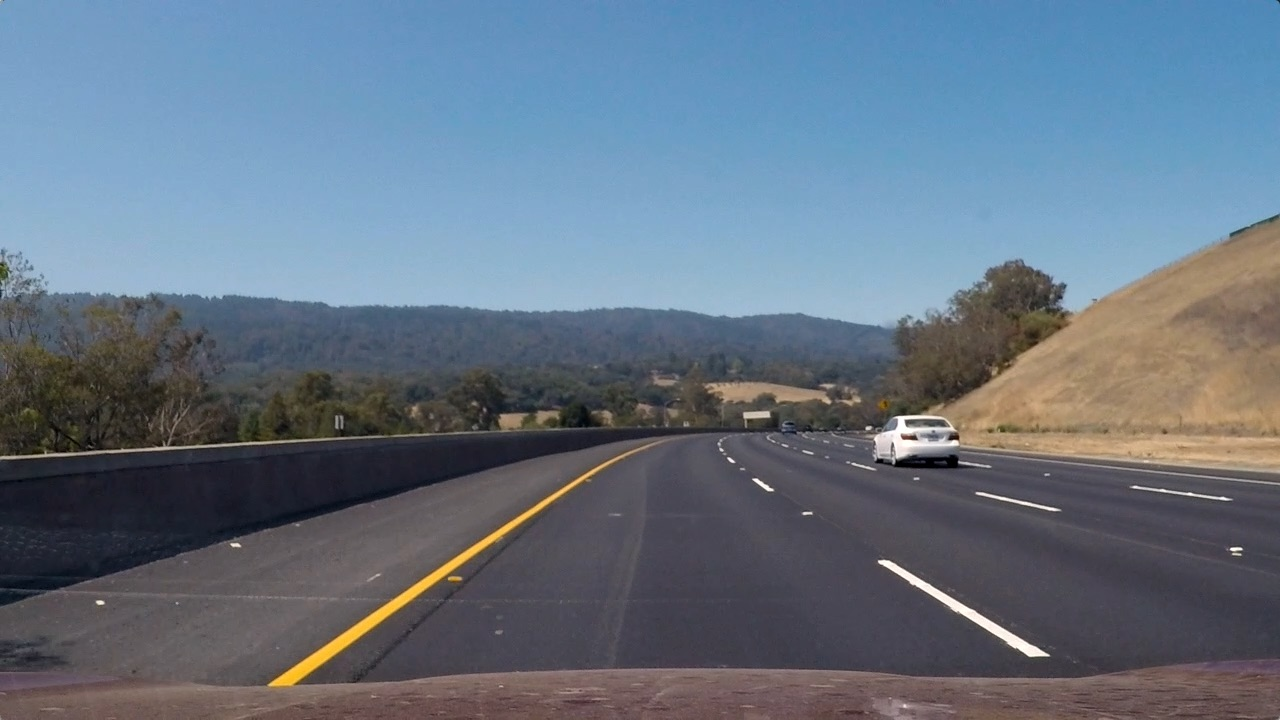
#> input picture test_images/test3.jpg, 1280 x 720 px; the run also reads 1 picture not shown here
$ jupyter execute --allow-errors Vehicle-Detection.ipynb   (shell and % lines are left out)   (older library calls are emulated)
#> lines starting #> are read from the running program, lines starting #| are printed output that depends on the picture
# 1. Imports

[cell 1]
import matplotlib.image as mpimg
import matplotlib.pyplot as plt
import numpy as np
import cv2
from skimage.feature import hog
from scipy.ndimage.measurements import label
import glob
from moviepy.editor import VideoFileClip
from functools import reduce
import time
from sklearn.svm import LinearSVC
from sklearn.preprocessing import StandardScaler
from sklearn.cross_validation import train_test_split
from PIL import Image
print("done")

[cell 2]
# [19 lines of commented-out code are left out]

cars = glob.glob('./carjpg/**/*.jpg', recursive=True)
notcars = glob.glob('./notcarsjpg/**/*.jpg', recursive=True)

[cell 3]
# [14 lines left out: function get_hog_features, not called in this run]

[cell 4]
def extract_features(imgs, color_space='RGB',orient=9,
                        pix_per_cell=8, cell_per_block=2, hog_channel=0):
    # Create a list to append feature vectors to
    features = []
    # Iterate through the list of images
    for file in imgs:
        file_features = []
        # Read in each one by one
        image = mpimg.imread(file)
        # apply color conversion if other than 'RGB'
        if color_space != 'RGB':
            if color_space == 'HSV':
                feature_image = cv2.cvtColor(image, cv2.COLOR_RGB2HSV)
            elif color_space == 'LUV':
                feature_image = cv2.cvtColor(image, cv2.COLOR_RGB2LUV)
            elif color_space == 'HLS':
                feature_image = cv2.cvtColor(image, cv2.COLOR_RGB2HLS)
            elif color_space == 'YUV':
                feature_image = cv2.cvtColor(image, cv2.COLOR_RGB2YUV)
            elif color_space == 'YCrCb':
                feature_image = cv2.cvtColor(image, cv2.COLOR_RGB2YCrCb)
        else: feature_image = np.copy(image)

        if hog_feat == True:
        # Call get_hog_features() with vis=False, feature_vec=True
            if hog_channel == 'ALL':
                hog_features = []
                for channel in range(feature_image.shape[2]):
                    hog_features.append(get_hog_features(feature_image[:,:,channel],
                                        orient, pix_per_cell, cell_per_block,
                                        vis=False, feature_vec=True))
                hog_features = np.ravel(hog_features)
            else:
                hog_features = get_hog_features(feature_image[:,:,hog_channel], orient,
                            pix_per_cell, cell_per_block, vis=False, feature_vec=True)
            # Append the new feature vector to the features list
            file_features.append(hog_features)
        features.append(np.concatenate(file_features))
    # Return list of feature vectors
    return features

[cell 5]
# [34 lines left out: function single_img_features, not called in this run]

[cell 6]
# [25 lines left out: function search_windows, not called in this run]

[cell 7]
# [9 lines left out: function color_hist, not called in this run]

[cell 8]
# [5 lines left out: function bin_spatial, not called in this run]

[cell 9]
# [77 lines left out: function slide_window, not called in this run]

[cell 10]
# [15 lines left out: functions add_heat, apply_threshold, not called in this run]

[cell 11]
# [14 lines left out: function draw_labeled_bboxes, not called in this run]

[cell 12]
# [9 lines left out: function draw_boxes, not called in this run]

[cell 13]
# Define a class to store data from video
class Vehicle_Detect():
    def __init__(self):
        # history of rectangles previous n frames
        self.prev_rects = []

    # [5 lines left out: function add_rects, not called in this run]

[cell 14]

def find_cars(img, plot=False, filename="final_pipeline_res.png"):
    windows = []
    draw_image = np.copy(img)
    heat = np.zeros_like(img[:,:,0]).astype(np.float)


    #creating a window for small vehicles in the upper part of the image
    windows = slide_window(img, 400, 416, 1., 'YUV', 'ALL', svc, None,
                       orient, pix_per_cell, cell_per_block, None, None)
    #creating a bigger window size for closer cars
    windows.extend(slide_window(img, 416, 480, 1., 'YUV', 'ALL', svc, None,
                       orient, pix_per_cell, cell_per_block, None, None))
    #creating a bigger window for much closer cars
    windows.extend(slide_window(img, 400, 496, 1.5, 'YUV', 'ALL', svc, None,
                       orient, pix_per_cell, cell_per_block, None, None))
    windows.extend(slide_window(img, 432, 528, 1.5, 'YUV', 'ALL', svc, None,
                       orient, pix_per_cell, cell_per_block, None, None))
    windows.extend(slide_window(img, 432, 560, 2., 'YUV', 'ALL', svc, None,
                       orient, pix_per_cell, cell_per_block, None, None))
    windows.extend(slide_window(img, 400, 560, 2., 'YUV', 'ALL', svc, None,
                       orient, pix_per_cell, cell_per_block, None, None))
    windows.extend(slide_window(img, 400, 596, 3.5, 'YUV', 'ALL', svc, None,
                       orient, pix_per_cell, cell_per_block, None, None))
    windows.extend(slide_window(img, 464, 660, 3.5, 'YUV', 'ALL', svc, None,
                       orient, pix_per_cell, cell_per_block, None, None))


    curr_window = search_windows(img, windows, svc, X_scaler, color_space=color_space,
                            orient=orient, pix_per_cell=pix_per_cell,
                            cell_per_block=cell_per_block,
                            hog_channel=hog_channel)

    window_img = draw_boxes(draw_image, curr_window, color=(255, 0, 0), thick=6)


#     # Add heat to each box in box list
#     heat = add_heat(heat, curr_window)

#     # Apply threshold to help remove false positives
#     heat = apply_threshold(heat, 3)

#     # Visualize the heatmap when displaying
#     heatmap = np.clip(heat, 0, 255)

    # add detections to the history
    if len(curr_window) > 0:
        det.add_rects(curr_window)

    heatmap_img = np.zeros_like(img[:,:,0])
    for rect_set in det.prev_rects:
        heatmap_img = add_heat(heatmap_img, rect_set)
    heatmap_img = apply_threshold(heatmap_img, 8 + len(det.prev_rects)//4)

    # Find final boxes from heatmap using label function
    labels = label(heatmap_img)
    draw_img = draw_labeled_bboxes(np.copy(img), labels)

# [5 lines of commented-out code are left out]


    heat_rgb = np.uint8(np.dstack((heat, heat, heat)))
    result = cv2.addWeighted(draw_img, 1.0, heat_rgb, 0.8, 0.5)


    if plot:
        figure = plt.figure(figsize=(20,10))
        plt.subplot(141)
        plt.imshow(img)
        plt.title("Original image")
        plt.subplot(142)
        plt.imshow(window_img)
        plt.title("Detections image")
        plt.subplot(143)
        plt.imshow(heatmap_img, cmap='hot')
        plt.title("Heatmap image")
        plt.subplot(144)
        plt.title("Labeled detections image")
        plt.imshow(draw_img)
        plt.savefig("./output_imgs/" + filename)
        plt.show()


    return result

[cell 15]
# [9 lines left out: function convert_color, not called in this run]

[cell 16]
immg = mpimg.imread('./test_images/test3.jpg')
#> immg is the input picture: shape (720, 1280, 3); mean R, G, B 101.1, 115.3, 130.7
immg = cv2.cvtColor(immg,cv2.COLOR_RGB2BGR)
plt.imshow(immg)
plt.show()

[cell 17]
### TODO: Tweak these parameters and see how the results change.
color_space = 'YUV' # Can be RGB, HSV, LUV, HLS, YUV, YCrCb
orient = 11  # HOG orientations
pix_per_cell = 16 # HOG pixels per cell
cell_per_block = 2 # HOG cells per block
hog_channel = "ALL" # Can be 0, 1, 2, or "ALL"
y_start_stop = [500, None] # Min and max in y to search in slide_window()
t=time.time()
car_features = extract_features(cars, color_space=color_space,
                        orient=orient, pix_per_cell=pix_per_cell,
                        cell_per_block=cell_per_block,
                        hog_channel=hog_channel)
notcar_features = extract_features(notcars, color_space=color_space,
                        orient=orient, pix_per_cell=pix_per_cell,
                        cell_per_block=cell_per_block,
                        hog_channel=hog_channel)
t2 = time.time()
print(round(t2-t, 2), 'Seconds to extract HOG features...')

X = np.vstack((car_features, notcar_features)).astype(np.float64)
# Fit a per-column scaler
#> (the rest of this cell did not finish here and is left out)

[cell 18]
det = Vehicle_Detect()
test1 = mpimg.imread('./test_images/test1.jpg')
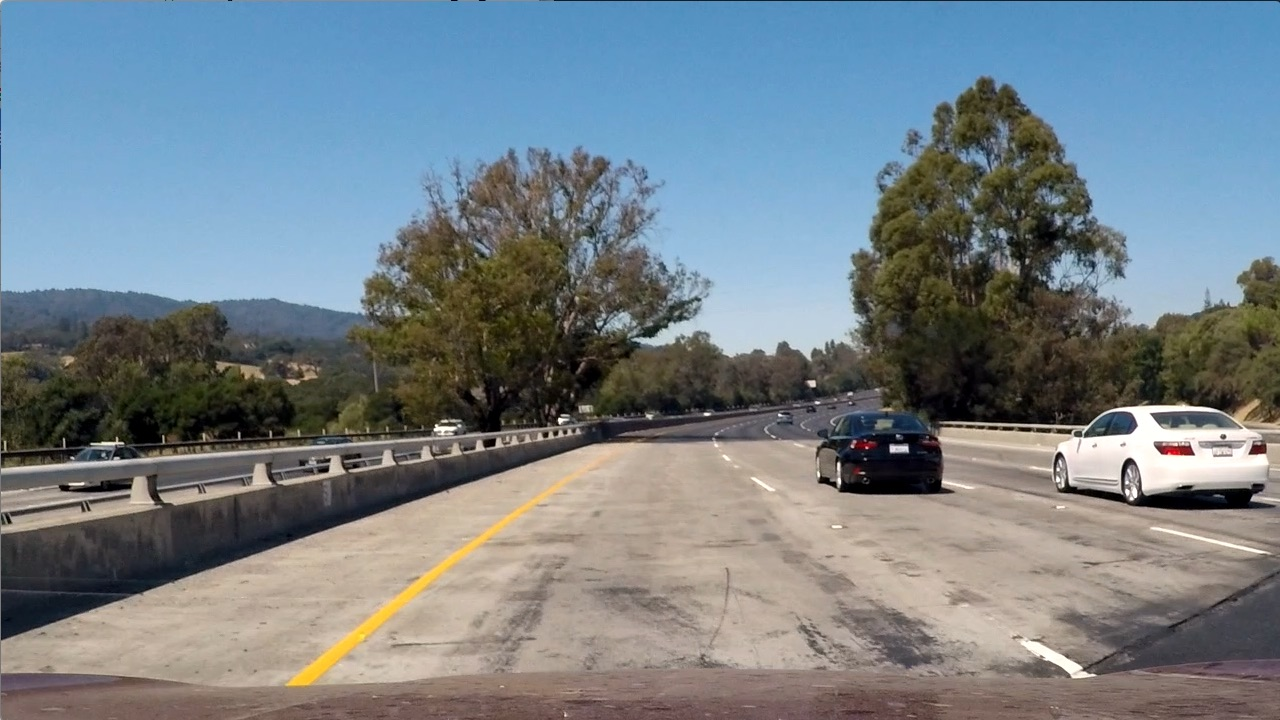
#> input picture test_images/test1.jpg, 1280 x 720 px
#> test1 is the input picture: shape (720, 1280, 3); mean R, G, B 117.5, 128.7, 135.5
test2 = mpimg.imread('./test_images/test2.jpg')
test3 = mpimg.imread('./test_images/test3.jpg')
test4 = mpimg.imread('./test_images/test4.jpg')
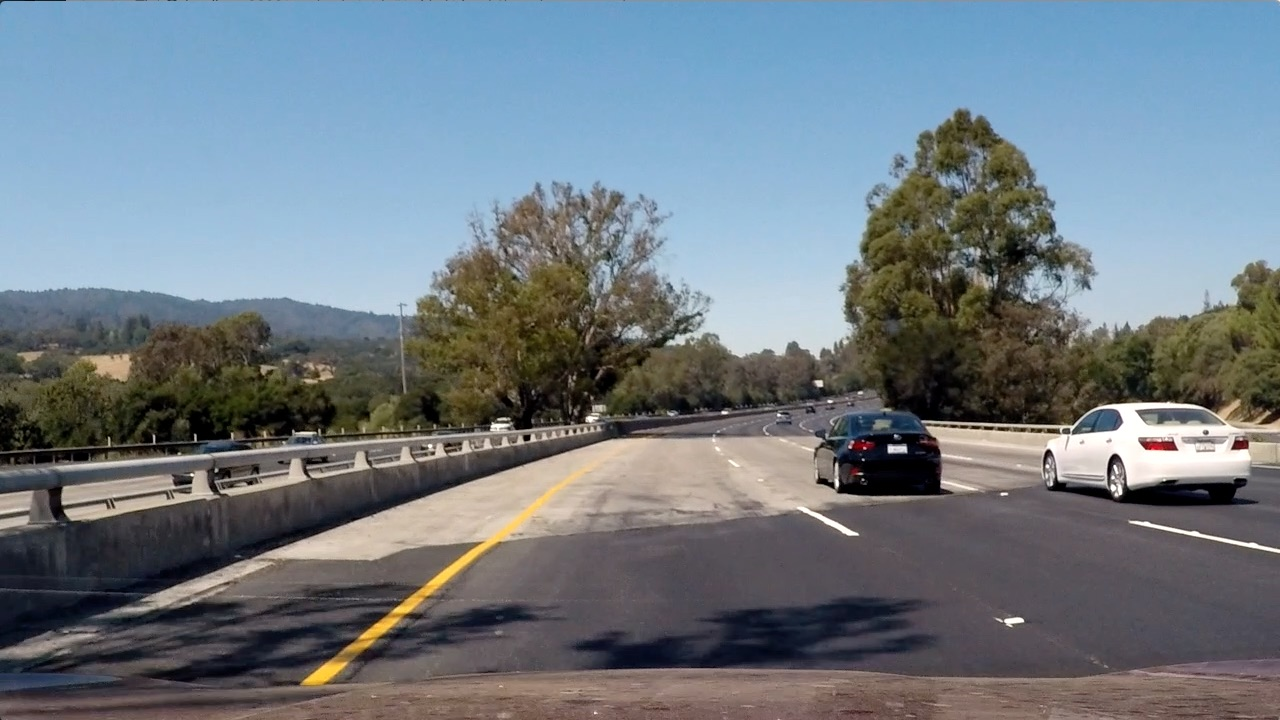
#> input picture test_images/test4.jpg, 1280 x 720 px
#> test4 is the input picture: shape (720, 1280, 3); mean R, G, B 112.2, 122.7, 130.9
test5 = mpimg.imread('./test_images/test5.jpg')
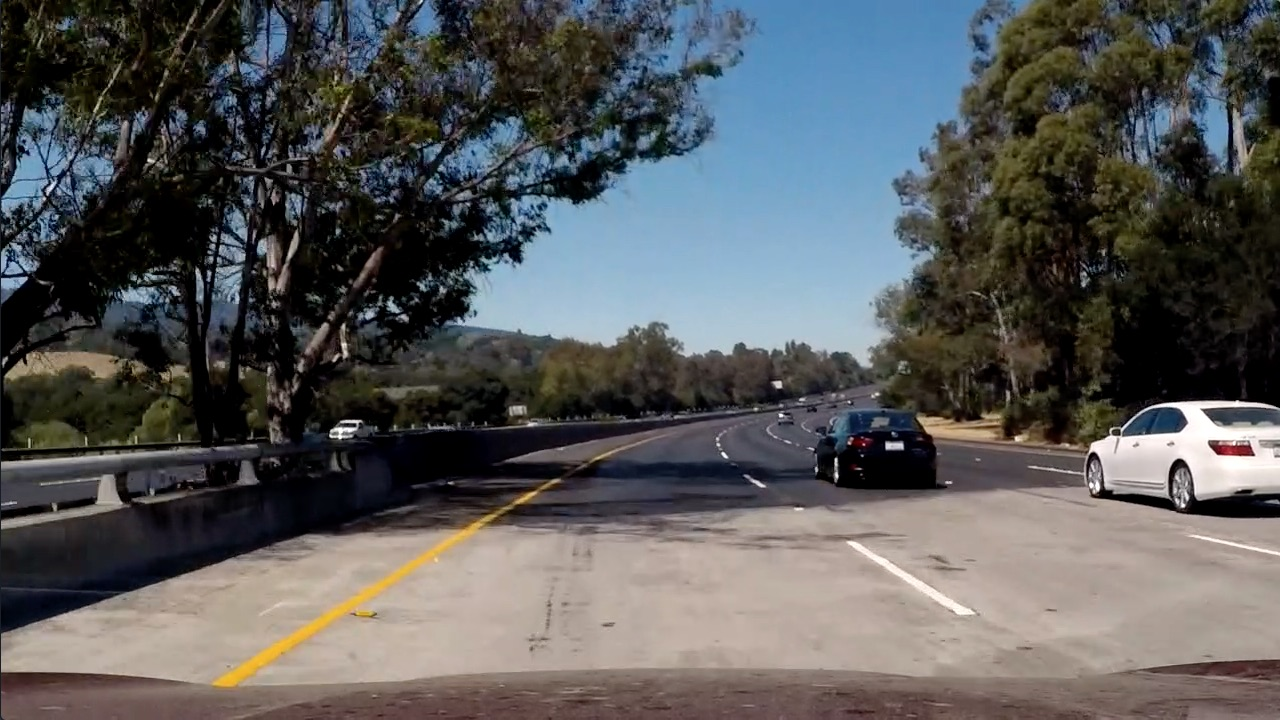
#> input picture test_images/test5.jpg, 1280 x 720 px
#> test5 is the input picture: shape (720, 1280, 3); mean R, G, B 88.5, 89.3, 89.8
test6 = mpimg.imread('./test_images/test6.jpg')
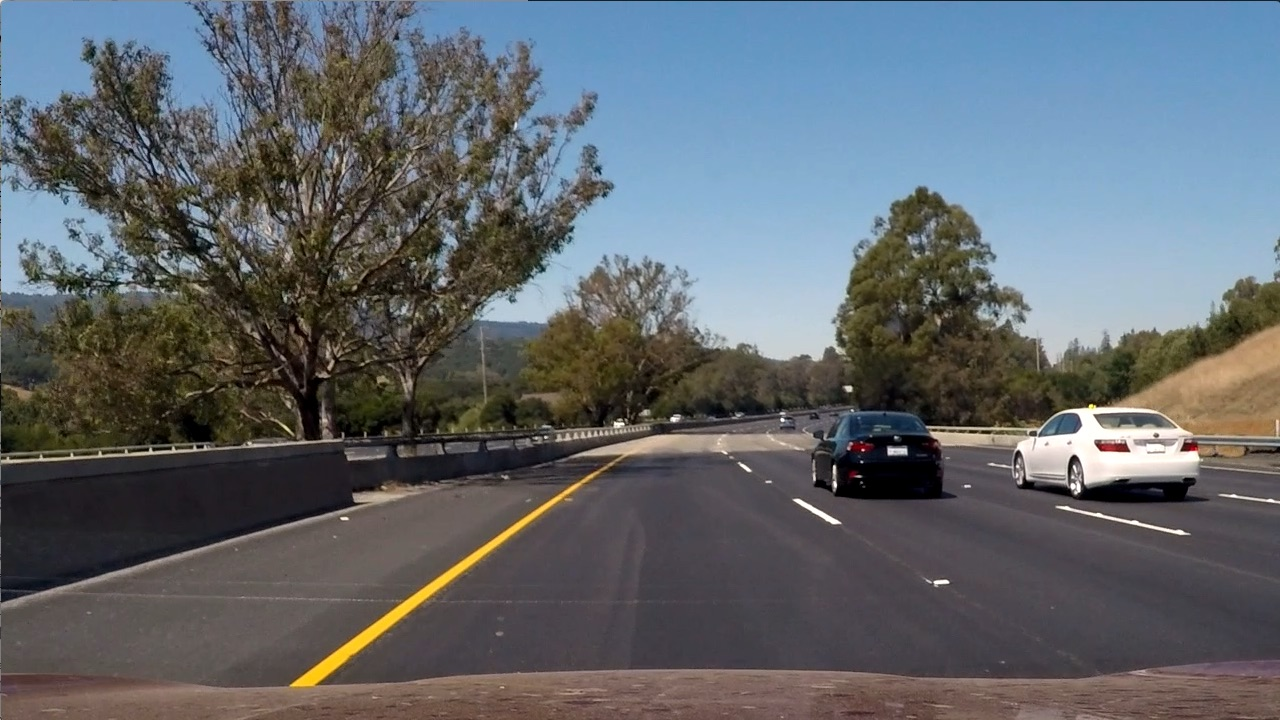
#> input picture test_images/test6.jpg, 1280 x 720 px
#> test6 is the input picture: shape (720, 1280, 3); mean R, G, B 97, 102.6, 107.9

print("Image test1.jpg")
#> (the rest of this cell did not finish here and is left out)


print("Image test2.jpg")
_ = find_cars(test2, plot=True, filename="final_pipeline_test2.png")

print("Image test3.jpg")
_ = find_cars(test3, plot=True, filename="final_pipeline_test3.png")

print("Image test4.jpg")
_ = find_cars(test4, plot=True, filename="final_pipeline_test4.png")

print("Image test5.jpg")
_ = find_cars(test5, plot=True, filename="final_pipeline_test5.png")

print("Image test6.jpg")
_ = find_cars(test6, plot=True, filename="final_pipeline_test6.png")
